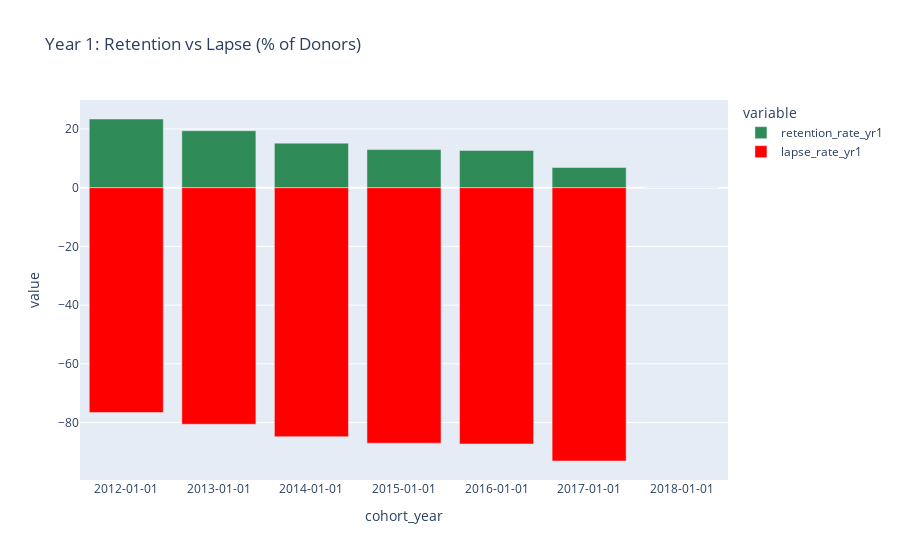

Notebook source saved alongside this figure:
### Code cell
fig = px.bar(erin_renamed_pete_csv_neg, x="cohort_year", y=['retention_rate_yr1', 'lapse_rate_yr1'],
            title="Year 1: Retention vs Lapse (% of Donors)",
            color_discrete_sequence =['seagreen','red'])
 #barmode='group', labels={'index':'year', 'y':'amount ($)'}, 
fig.update_xaxes(type='category')
fig.show()

### Figure 1 — Plotly figure (JSON) as saved in the notebook; plotly's stock layout.template omitted (floating-point values rounded to 4 significant figures)
{"data": [{"alignmentgroup": "True", "hovertemplate": "variable=retention_rate_yr1<br>cohort_year=%{x}<br>value=%{y}<extra></extra>", "legendgroup": "retention_rate_yr1", "marker": {"color": "seagreen"}, "name": "retention_rate_yr1", "offsetgroup": "retention_rate_yr1", "orientation": "v", "showlegend": true, "textposition": "auto", "type": "bar", "x": ["2012-01-01", "2013-01-01", "2014-01-01", "2015-01-01", "2016-01-01", "2017-01-01", "2018-01-01"], "xaxis": "x", "y": [23.4, 19.41, 15.18, 12.97, 12.69, 6.894, 0], "yaxis": "y"}, {"alignmentgroup": "True", "hovertemplate": "variable=lapse_rate_yr1<br>cohort_year=%{x}<br>value=%{y}<extra></extra>", "legendgroup": "lapse_rate_yr1", "marker": {"color": "red"}, "name": "lapse_rate_yr1", "offsetgroup": "lapse_rate_yr1", "orientation": "v", "showlegend": true, "textposition": "auto", "type": "bar", "x": ["2012-01-01", "2013-01-01", "2014-01-01", "2015-01-01", "2016-01-01", "2017-01-01", "2018-01-01"], "xaxis": "x", "y": [-76.6, -80.59, -84.82, -87.03, -87.31, -93.11, 0], "yaxis": "y"}], "layout": {"barmode": "relative", "legend": {"title": {"text": "variable"}, "tracegroupgap": 0}, "title": {"text": "Year 1: Retention vs Lapse (% of Donors)"}, "xaxis": {"anchor": "y", "domain": [0, 1], "title": {"text": "cohort_year"}, "type": "category"}, "yaxis": {"anchor": "x", "domain": [0, 1], "title": {"text": "value"}}}}
